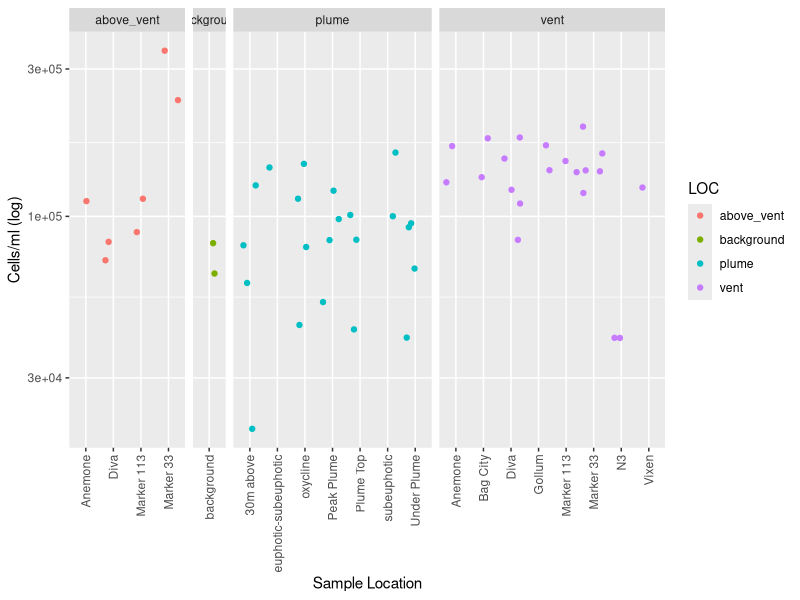
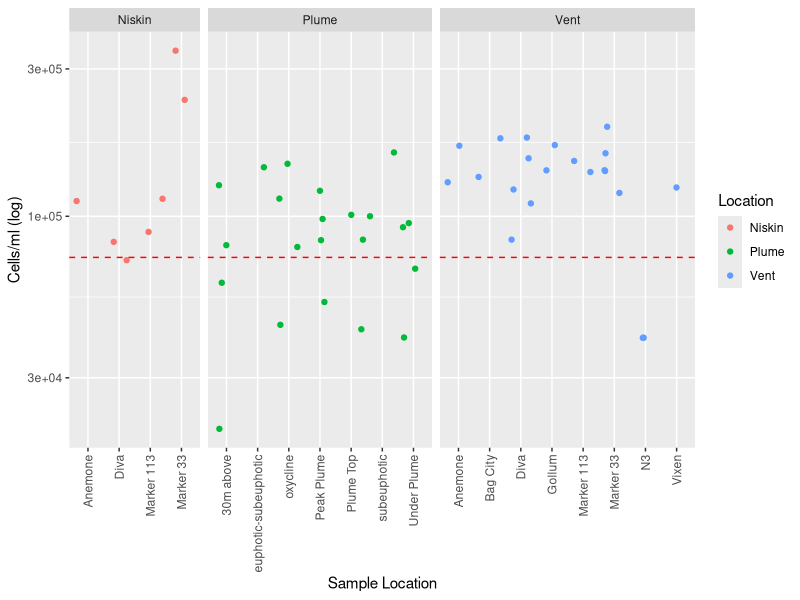
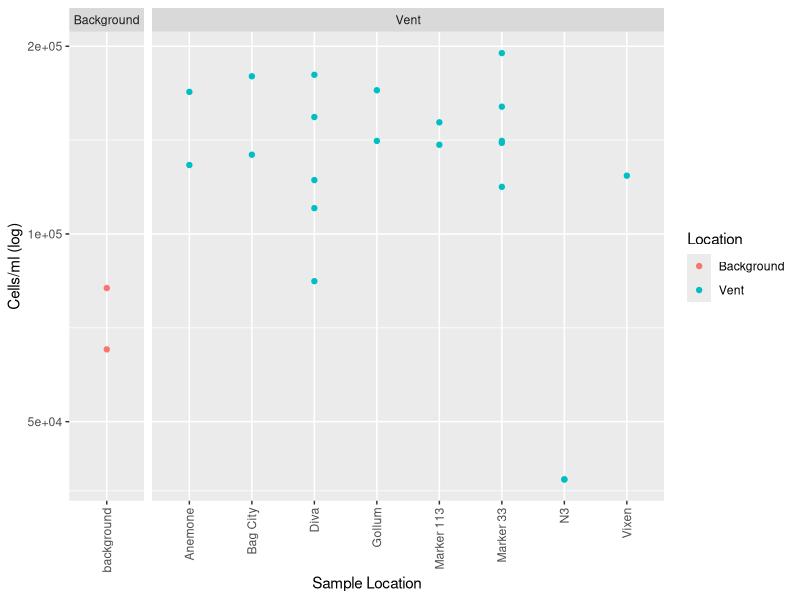
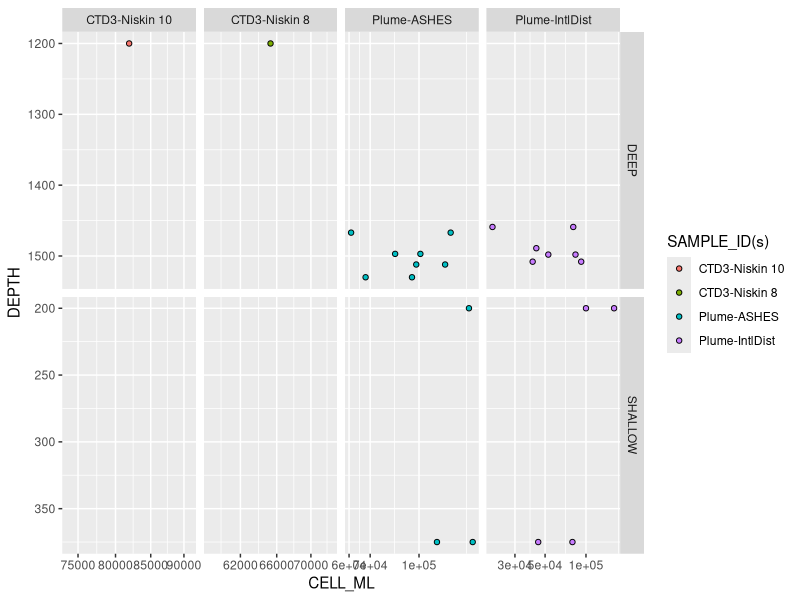
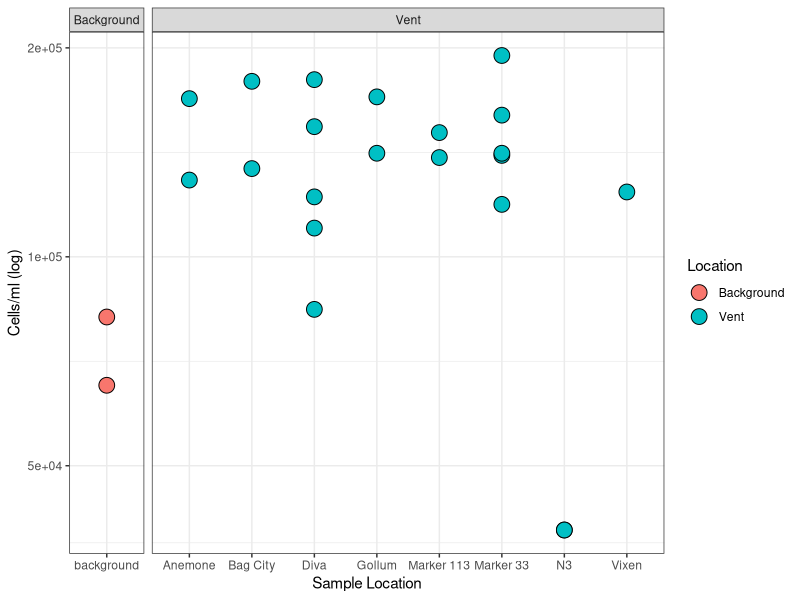

Write the R code that produced these figures, in order.
## ---- chunk 1
library(tidyverse)
library(readr)
Axialcellcounts <- read_csv("input-data/Axialcellcounts.csv")
# View(Axialcellcounts)

is.na(Axialcellcounts) <- Axialcellcounts == "n/a" #Changes character "n/a" to a true NA

counts <- Axialcellcounts %>%
  filter(!is.na(CELL_ML))
## ---- chunk 2
# ?geom_jitter

library(ggplot2)

str(counts) #check structure of data. CELL_ML is col_character() so must convert to numeric
counts$CELL_ML <- as.numeric(counts$CELL_ML)
## ---- chunk 3
ggplot(counts, aes(x = VENT, y = CELL_ML, color = LOC)) +
  geom_jitter() + 
  scale_y_log10() +
  theme(axis.text.x = element_text(angle = 90, hjust = 1, vjust = 0.5)) +
  facet_grid(cols=vars(LOC), space = "free", scales = "free") +
  labs(x = "Sample Location", y = "Cells/ml (log)")
## ---- chunk 4
#Remove uneccesary columns & rename column LOC to LOCATION
refinedcounts <- counts %>% select(-"lOCATION") %>%
  filter( LOC != "background")

names(refinedcounts)[names(refinedcounts) == "LOC"] <- "Location"

# Calculate the average of y
(81900 + 65300) / 2
average_background <- 73600

# Add a horizontal line for the average of y
#plot + geom_hline(yintercept = average_background, color = "red", linetype = "dashed")

#Rename above_vent to niskin
refinedcounts$Location[refinedcounts$Location == "above_vent"] <- "Niskin"
refinedcounts$Location[refinedcounts$Location == "plume"] <- "Plume"
refinedcounts$Location[refinedcounts$Location == "vent"] <- "Vent"

ggplot(refinedcounts, aes(x = VENT, y = CELL_ML, color = Location)) +
  geom_jitter() + 
  scale_y_log10() +
  theme(axis.text.x = element_text(angle = 90, hjust = 1, vjust = 0.5)) +
  facet_grid(cols=vars(Location), space = "free", scales = "free") +
  labs(x = "Sample Location", y = "Cells/ml (log)") + 
  geom_hline(yintercept = average_background, color = "red", linetype = "dashed")

## ---- chunk 5
ventcounts <- counts %>% select(-"lOCATION") %>%
  filter( LOC != "plume") %>% filter(LOC != "above_vent")

names(ventcounts)[names(ventcounts) == "LOC"] <- "Location"
ventcounts$Location[ventcounts$Location == "background"] <- "Background"
ventcounts$Location[ventcounts$Location == "vent"] <- "Vent"

ggplot(ventcounts, aes(x = VENT, y = CELL_ML, color = Location)) +
  geom_point() + 
  scale_y_log10() +
  theme(axis.text.x = element_text(angle = 90, hjust = 1, vjust = 0.5)) +
  facet_grid(cols=vars(Location), space = "free", scales = "free") +
  labs(x = "Sample Location", y = "Cells/ml (log)")

## ---- chunk 6
str(Axialcellcounts)
#Filter by plume samples we want and background
#Plot depth by cell count
#subset samples that have plume and in vent have background
#grepl looks for plume anywhere
counts %>% 
  filter(grepl("Plume", `SAMPLE_ID(s)`) | VENT == "background") %>% 
  mutate(WATER_COLUMN_CATEGORY = case_when(
    DEPTH > 1000 ~ "DEEP",
    DEPTH < 450 ~ "SHALLOW"
  )) %>%
  ggplot(aes(x = CELL_ML, y = DEPTH, fill = `SAMPLE_ID(s)`)) +
  geom_point(shape=21, color = "black") +
    scale_x_log10() +
    scale_y_reverse() +
    facet_grid(rows = vars(WATER_COLUMN_CATEGORY), cols = vars(`SAMPLE_ID(s)`), scales = "free")
  
  
## ---- chunk 7
ventcounts <- counts %>% select(-"lOCATION") %>%
  filter( LOC != "plume") %>% filter(LOC != "above_vent")

names(ventcounts)[names(ventcounts) == "LOC"] <- "Location"
ventcounts$Location[ventcounts$Location == "background"] <- "Background"
ventcounts$Location[ventcounts$Location == "vent"] <- "Vent"

ggplot(ventcounts, aes(x = VENT, y = CELL_ML, fill = Location)) +
  geom_point(size = 5, shape = 21, color = "black") + 
  scale_y_log10() +
  theme(axis.text.x = element_text(angle = 90, hjust = 1, vjust = 0.5)) +
  facet_grid(cols=vars(Location), space = "free", scales = "free") +
  labs(x = "Sample Location", y = "Cells/ml (log)") +
  theme_bw()
# ggplot themes
